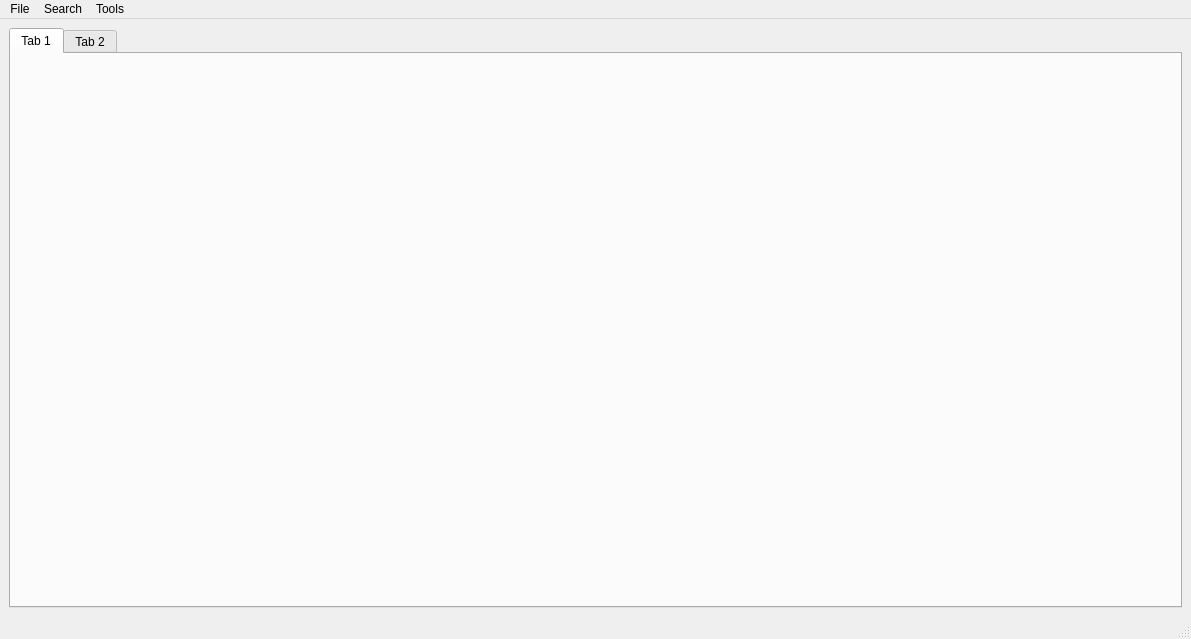
<?xml version="1.0" encoding="UTF-8"?>
<ui version="4.0">
 <class>MainWindow</class>
 <widget class="QMainWindow" name="MainWindow">
  <property name="geometry">
   <rect>
    <x>0</x>
    <y>0</y>
    <width>1191</width>
    <height>639</height>
   </rect>
  </property>
  <property name="windowTitle">
   <string>Haystack Memory analysis</string>
  </property>
  <widget class="QWidget" name="centralwidget">
   <property name="sizePolicy">
    <sizepolicy hsizetype="Expanding" vsizetype="Expanding">
     <horstretch>0</horstretch>
     <verstretch>0</verstretch>
    </sizepolicy>
   </property>
   <layout class="QGridLayout" name="gridLayout">
    <item row="0" column="0">
     <layout class="QHBoxLayout" name="horizontalLayout">
      <item>
       <widget class="QTabWidget" name="tabWidget">
        <property name="enabled">
         <bool>true</bool>
        </property>
        <property name="sizePolicy">
         <sizepolicy hsizetype="Expanding" vsizetype="Expanding">
          <horstretch>0</horstretch>
          <verstretch>0</verstretch>
         </sizepolicy>
        </property>
        <property name="currentIndex">
         <number>0</number>
        </property>
        <widget class="QWidget" name="tab">
         <property name="enabled">
          <bool>false</bool>
         </property>
         <attribute name="title">
          <string>Tab 1</string>
         </attribute>
         <layout class="QGridLayout" name="gridLayout_3"/>
        </widget>
        <widget class="QWidget" name="tab_2">
         <property name="enabled">
          <bool>false</bool>
         </property>
         <attribute name="title">
          <string>Tab 2</string>
         </attribute>
        </widget>
       </widget>
      </item>
     </layout>
    </item>
   </layout>
  </widget>
  <widget class="QMenuBar" name="menubar">
   <property name="geometry">
    <rect>
     <x>0</x>
     <y>0</y>
     <width>1191</width>
     <height>25</height>
    </rect>
   </property>
   <widget class="QMenu" name="menuFile">
    <property name="title">
     <string>File</string>
    </property>
    <addaction name="menu_file_open"/>
    <addaction name="menu_file_close"/>
    <addaction name="separator"/>
    <addaction name="menu_file_exit"/>
   </widget>
   <widget class="QMenu" name="menuSearch">
    <property name="title">
     <string>Search</string>
    </property>
    <addaction name="menu_search_structure"/>
    <addaction name="menu_search_value"/>
   </widget>
   <widget class="QMenu" name="menu_tools">
    <property name="title">
     <string>Tools</string>
    </property>
    <addaction name="menu_tools_addmodule"/>
   </widget>
   <addaction name="menuFile"/>
   <addaction name="menuSearch"/>
   <addaction name="menu_tools"/>
  </widget>
  <widget class="QStatusBar" name="statusbar"/>
  <action name="actionExit">
   <property name="text">
    <string>Exit</string>
   </property>
  </action>
  <action name="menu_file_open">
   <property name="text">
    <string>Open</string>
   </property>
   <property name="toolTip">
    <string>Open</string>
   </property>
   <property name="statusTip">
    <string>Open a memory dump</string>
   </property>
   <property name="shortcut">
    <string>Ctrl+O</string>
   </property>
  </action>
  <action name="menu_file_exit">
   <property name="text">
    <string>Exit</string>
   </property>
   <property name="statusTip">
    <string>Exit Application</string>
   </property>
   <property name="shortcut">
    <string>Ctrl+Q</string>
   </property>
  </action>
  <action name="actionSearch_Structure">
   <property name="text">
    <string>Search Structure</string>
   </property>
  </action>
  <action name="menu_search_value">
   <property name="text">
    <string>Search value</string>
   </property>
  </action>
  <action name="menu_search_structure">
   <property name="text">
    <string>Search Structure</string>
   </property>
   <property name="shortcut">
    <string>Ctrl+F</string>
   </property>
  </action>
  <action name="menu_file_close">
   <property name="text">
    <string>Close tab</string>
   </property>
   <property name="shortcut">
    <string>Ctrl+W</string>
   </property>
  </action>
  <action name="menu_tools_addmodule">
   <property name="text">
    <string>Add haystack module</string>
   </property>
   <property name="shortcut">
    <string>Ctrl+M</string>
   </property>
  </action>
 </widget>
 <resources/>
 <connections>
  <connection>
   <sender>menu_file_exit</sender>
   <signal>triggered()</signal>
   <receiver>MainWindow</receiver>
   <slot>close()</slot>
   <hints>
    <hint type="sourcelabel">
     <x>-1</x>
     <y>-1</y>
    </hint>
    <hint type="destinationlabel">
     <x>399</x>
     <y>319</y>
    </hint>
   </hints>
  </connection>
 </connections>
</ui>
